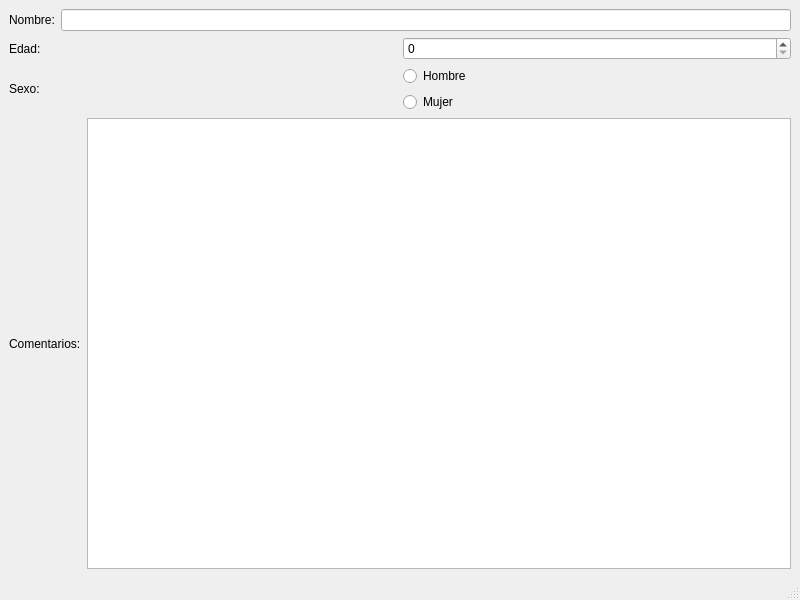
<?xml version="1.0" encoding="UTF-8"?>
<ui version="4.0">
 <class>MainWindow</class>
 <widget class="QMainWindow" name="MainWindow">
  <property name="geometry">
   <rect>
    <x>0</x>
    <y>0</y>
    <width>800</width>
    <height>600</height>
   </rect>
  </property>
  <property name="windowTitle">
   <string>MainWindow</string>
  </property>
  <widget class="QWidget" name="centralwidget">
   <layout class="QVBoxLayout" name="verticalLayout_2">
    <item>
     <layout class="QHBoxLayout" name="horizontalLayout_2">
      <item>
       <widget class="QLabel" name="label">
        <property name="text">
         <string>Nombre:</string>
        </property>
       </widget>
      </item>
      <item>
       <widget class="QLineEdit" name="lineEdit"/>
      </item>
     </layout>
    </item>
    <item>
     <layout class="QHBoxLayout" name="horizontalLayout_3">
      <item>
       <widget class="QLabel" name="label_2">
        <property name="text">
         <string>Edad:</string>
        </property>
       </widget>
      </item>
      <item>
       <widget class="QSpinBox" name="spinBox"/>
      </item>
     </layout>
    </item>
    <item>
     <layout class="QHBoxLayout" name="horizontalLayout">
      <item>
       <widget class="QLabel" name="label_3">
        <property name="text">
         <string>Sexo:</string>
        </property>
       </widget>
      </item>
      <item>
       <layout class="QVBoxLayout" name="verticalLayout">
        <item>
         <widget class="QRadioButton" name="radioButton">
          <property name="text">
           <string>Hombre</string>
          </property>
         </widget>
        </item>
        <item>
         <widget class="QRadioButton" name="radioButton_2">
          <property name="text">
           <string>Mujer</string>
          </property>
         </widget>
        </item>
       </layout>
      </item>
     </layout>
    </item>
    <item>
     <layout class="QHBoxLayout" name="horizontalLayout_4">
      <item>
       <widget class="QLabel" name="label_4">
        <property name="text">
         <string>Comentarios:</string>
        </property>
       </widget>
      </item>
      <item>
       <widget class="QTextEdit" name="textEdit"/>
      </item>
     </layout>
    </item>
   </layout>
  </widget>
  <widget class="QMenuBar" name="menubar">
   <property name="geometry">
    <rect>
     <x>0</x>
     <y>0</y>
     <width>800</width>
     <height>33</height>
    </rect>
   </property>
  </widget>
  <widget class="QStatusBar" name="statusbar"/>
 </widget>
 <resources/>
 <connections/>
</ui>
